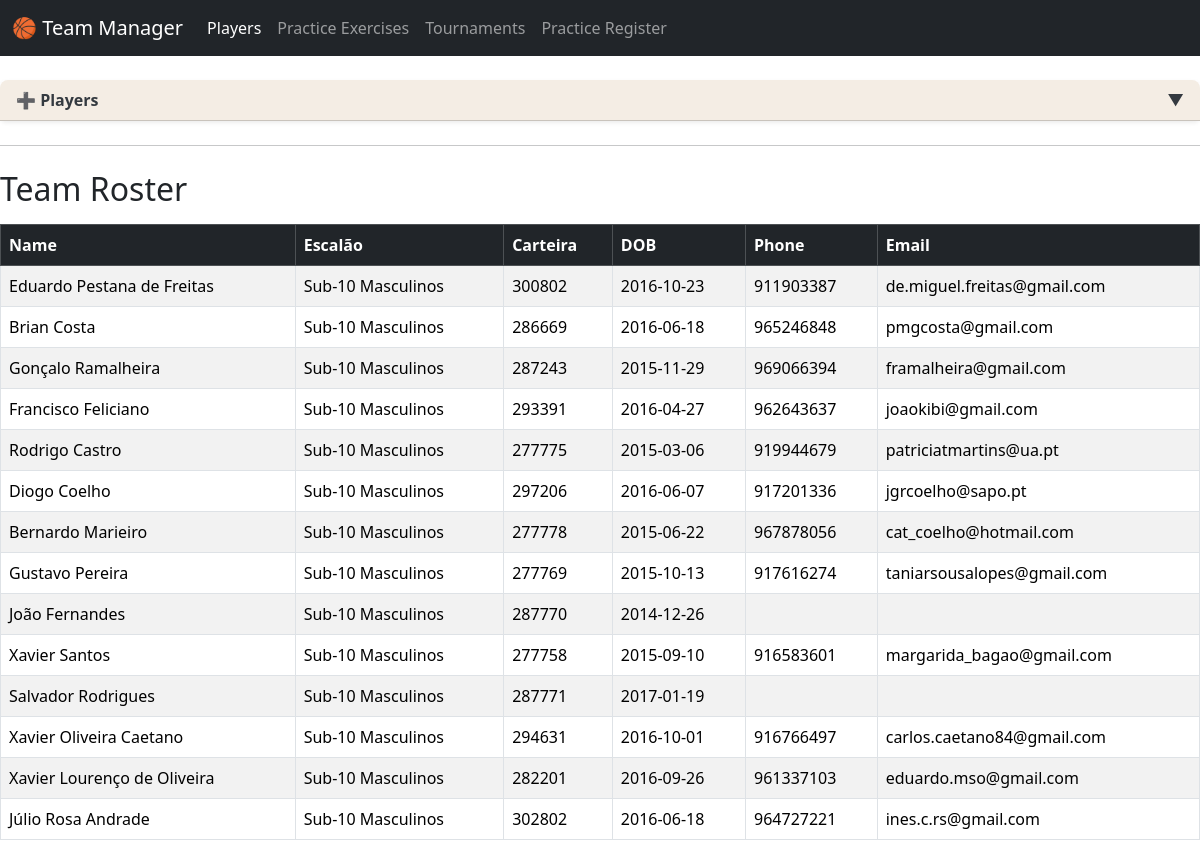
The page /players on the database its author committed.
### app.py (models this page shows)
class PlayerModel(db.Model):
    id = db.Column(db.Integer, primary_key=True)
    season_year = db.Column(db.String(10), nullable=False)
    name = db.Column(db.String(100), nullable=False)
    escalao = db.Column(db.String(50), nullable=False)
    n_carteira = db.Column(db.String(50), nullable=False)
    dob = db.Column(db.String(20), nullable=False)
    mobile_phone = db.Column(db.String(20))
    email = db.Column(db.String(100))

### app.py (the view, shortened to what this page needs)
@app.route('/players', methods=['GET', 'POST'])
def manage_players():
    open_form = request.args.get('open') == 'form'  # 👈 read the flag
    all_players = PlayerModel.query.all()
    return render_template('players.html', players=all_players, open_form=open_form)

### templates/players.html (shortened to what this page needs)
<!DOCTYPE html>
<html>
<head>
    <link href="https://cdn.jsdelivr.net/npm/bootstrap@5.3.3/dist/css/bootstrap.min.css" rel="stylesheet">
</head>
<body>
<nav class="navbar navbar-expand-lg navbar-dark bg-dark mb-4">
  <div class="container-fluid">
    <a class="navbar-brand" href="/">🏀 Team Manager</a>
    <div class="collapse navbar-collapse">
      <ul class="navbar-nav me-auto">
        <li class="nav-item"><a class="nav-link active" href="/players">Players</a></li>
        <li class="nav-item"><a class="nav-link" href="/practice-exercises">Practice Exercises</a></li>
        <li class="nav-item"><a class="nav-link" href="/tournaments">Tournaments</a></li>
        <li class="nav-item"><a class="nav-link" href="/practice-register">Practice Register</a></li>
      </ul>
    </div>
  </div>
</nav>
<div class="card mb-4 border-0 shadow-sm">
  <div class="card-header d-flex justify-content-between align-items-center"
       style="cursor: pointer; background-color: #f4ede4; color: #343a40; font-weight: bold; border-radius: .5rem .5rem 0 0;"
       onclick="toggleForm()">
    <span>➕ Players</span>
    <span id="toggleIcon">▼</span>
  </div>
</div>
<hr>
<h2 class="mt-4">Team Roster</h2>
<table class="table table-striped table-bordered mt-3">
  <thead class="table-dark">
    <tr>
      <th>Name</th>
      <th>Escalão</th>
      <th>Carteira</th>
      <th>DOB</th>
      <th>Phone</th>
      <th>Email</th>
    </tr>
  </thead>
  <tbody>
    {% for player in players %}
      <tr>
        <td>{{ player.name }}</td>
        <td>{{ player.escalao }}</td>
        <td>{{ player.n_carteira }}</td>
        <td>{{ player.dob }}</td>
        <td>{{ player.mobile_phone }}</td>
        <td>{{ player.email }}</td>
      </tr>
    {% endfor %}
  </tbody>
</table>
</body>
</html>

### rows shown on the page
PlayerModel: name "Eduardo Pestana de Freitas", escalao "Sub-10 Masculinos", n_carteira "300802", dob "2016-10-23", mobile_phone "911903387", email "de.miguel.freitas@gmail.com"
PlayerModel: name "Brian Costa", escalao "Sub-10 Masculinos", n_carteira "286669", dob "2016-06-18", mobile_phone "965246848", email "pmgcosta@gmail.com"
PlayerModel: name "Gonçalo Ramalheira", escalao "Sub-10 Masculinos", n_carteira "287243", dob "2015-11-29", mobile_phone "969066394", email "framalheira@gmail.com"
PlayerModel: name "Francisco Feliciano", escalao "Sub-10 Masculinos", n_carteira "293391", dob "2016-04-27", mobile_phone "962643637", email "joaokibi@gmail.com"
PlayerModel: name "Rodrigo Castro", escalao "Sub-10 Masculinos", n_carteira "277775", dob "2015-03-06", mobile_phone "919944679", email "patriciatmartins@ua.pt"
PlayerModel: name "Diogo Coelho", escalao "Sub-10 Masculinos", n_carteira "297206", dob "2016-06-07", mobile_phone "917201336", email "jgrcoelho@sapo.pt"
PlayerModel: name "Bernardo Marieiro", escalao "Sub-10 Masculinos", n_carteira "277778", dob "2015-06-22", mobile_phone "967878056", email "cat_coelho@hotmail.com"
PlayerModel: name "Gustavo Pereira", escalao "Sub-10 Masculinos", n_carteira "277769", dob "2015-10-13", mobile_phone "917616274", email "taniarsousalopes@gmail.com"
PlayerModel: name "João Fernandes", escalao "Sub-10 Masculinos", n_carteira "287770", dob "2014-12-26"
PlayerModel: name "Xavier Santos", escalao "Sub-10 Masculinos", n_carteira "277758", dob "2015-09-10", mobile_phone "916583601", email "margarida_bagao@gmail.com"
PlayerModel: name "Salvador Rodrigues", escalao "Sub-10 Masculinos", n_carteira "287771", dob "2017-01-19"
PlayerModel: name "Xavier Oliveira Caetano", escalao "Sub-10 Masculinos", n_carteira "294631", dob "2016-10-01", mobile_phone "916766497", email "carlos.caetano84@gmail.com"
PlayerModel: name "Xavier Lourenço de Oliveira", escalao "Sub-10 Masculinos", n_carteira "282201", dob "2016-09-26", mobile_phone "961337103", email "eduardo.mso@gmail.com"
PlayerModel: name "Júlio Rosa Andrade", escalao "Sub-10 Masculinos", n_carteira "302802", dob "2016-06-18", mobile_phone "964727221", email "ines.c.rs@gmail.com"
